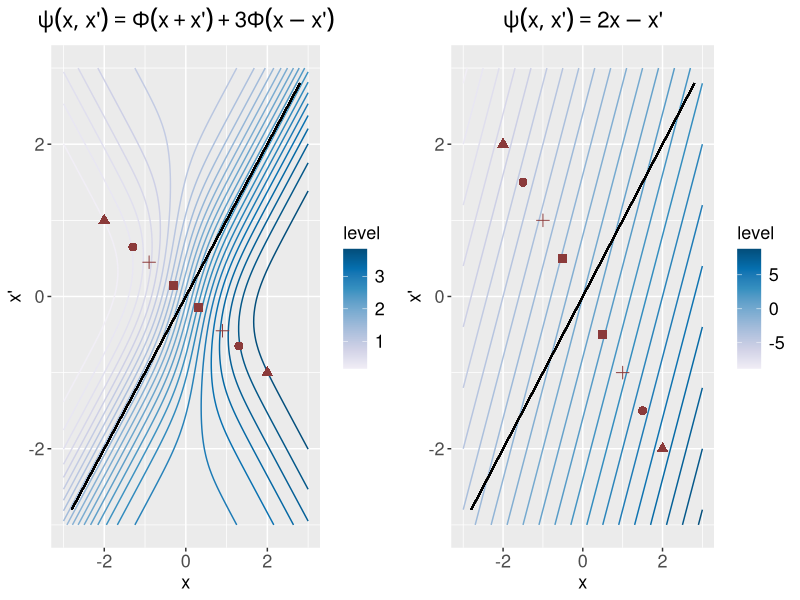

The R source for this figure:
library(ggplot2)
f <- function(y, z) {
  pnorm(y + z) + 3* pnorm(y - z)
}
y_vals <- seq(-3, 3, length.out = 100)
z_vals <- seq(-3, 3, length.out = 100)
grid <- expand.grid(y = y_vals, z = z_vals)
grid$f_value <- with(grid, f(y, z))

point_data<-data.frame(
  x = c(-0.3, -0.9, -1.3, -2, 0.3, 0.9, 1.3, 2),
  y = -c(-0.3, -0.9, -1.3, -2, 0.3, 0.9, 1.3, 2)/2,
  shape = c(16, 17, 13, 15, 16, 17, 13, 15)
)

plot_1 = ggplot(grid, aes(x = y, y = z, z = f_value)) +
  geom_contour(bins=25,aes( colour = ..level..)) +
  scale_color_distiller(palette = "PuBu", direction = 1) +
  geom_segment(aes(x=-2.8,y=-2.8,xend=2.8,yend=2.8))+
  geom_point(data = point_data, aes(x = x, y = y, shape = as.factor(shape)),
             size=2.7,color="indianred4",inherit.aes = FALSE,
             show.legend = FALSE) + 
  #geom_path(data = point_data, aes(x = x, y = y), linetype = "dashed", color = "black", inherit.aes = FALSE)
  labs(
    x = "x",
    y = expression(x*"'"),
    title = expression(psi(x, x*"'") == Phi(x + x*"'") + 3*Phi(x - x*"'"))) +
  #theme_minimal() +
  theme(plot.title = element_text(hjust = 0.5,size=16),
        axis.text = element_text(size=13),
        axis.title = element_text(size=13),
        legend.title = element_text(size=13),
        legend.text = element_text(size=13))

f <- function(y, z) {2*y-z}
y_vals <- seq(-3, 3, length.out = 100)
z_vals <- seq(-3, 3, length.out = 100)
grid <- expand.grid(y = y_vals, z = z_vals)
grid$f_value <- with(grid, f(y, z))

point_data<-data.frame(
  x = c(-0.5, -1, -1.5, -2, 0.5, 1, 1.5, 2),
  y = -c(-0.5, -1, -1.5, -2, 0.5, 1, 1.5, 2),
  shape = c(16, 17, 13, 15, 16, 17, 13, 15)
)

plot_2 = ggplot(grid, aes(x = y, y = z, z = f_value)) +
  geom_contour(bins=25,aes( colour = ..level..)) +
  scale_color_distiller(palette = "PuBu", direction = 1) +
  geom_segment(aes(x=-2.8,y=-2.8,xend=2.8,yend=2.8))+
  geom_point(data = point_data, aes(x = x, y = y, shape = factor(shape)),
             size=2.7,color="indianred4",inherit.aes = FALSE,
             show.legend = FALSE) + 
  labs(
    x = "x",
    y = expression(x*"'"),
    title = expression(psi(x, x*"'") == 2*x - x*"'")) +
  theme(plot.title = element_text(hjust = 0.5,size=16),
        axis.text = element_text(size=13),
        axis.title = element_text(size=13),
        legend.title = element_text(size=13),
        legend.text = element_text(size=13))

pdf(file = "figures/examples_of_psi.pdf",width = 13.5, height = 5)
gridExtra::grid.arrange(plot_1,plot_2,ncol=2)
dev.off()